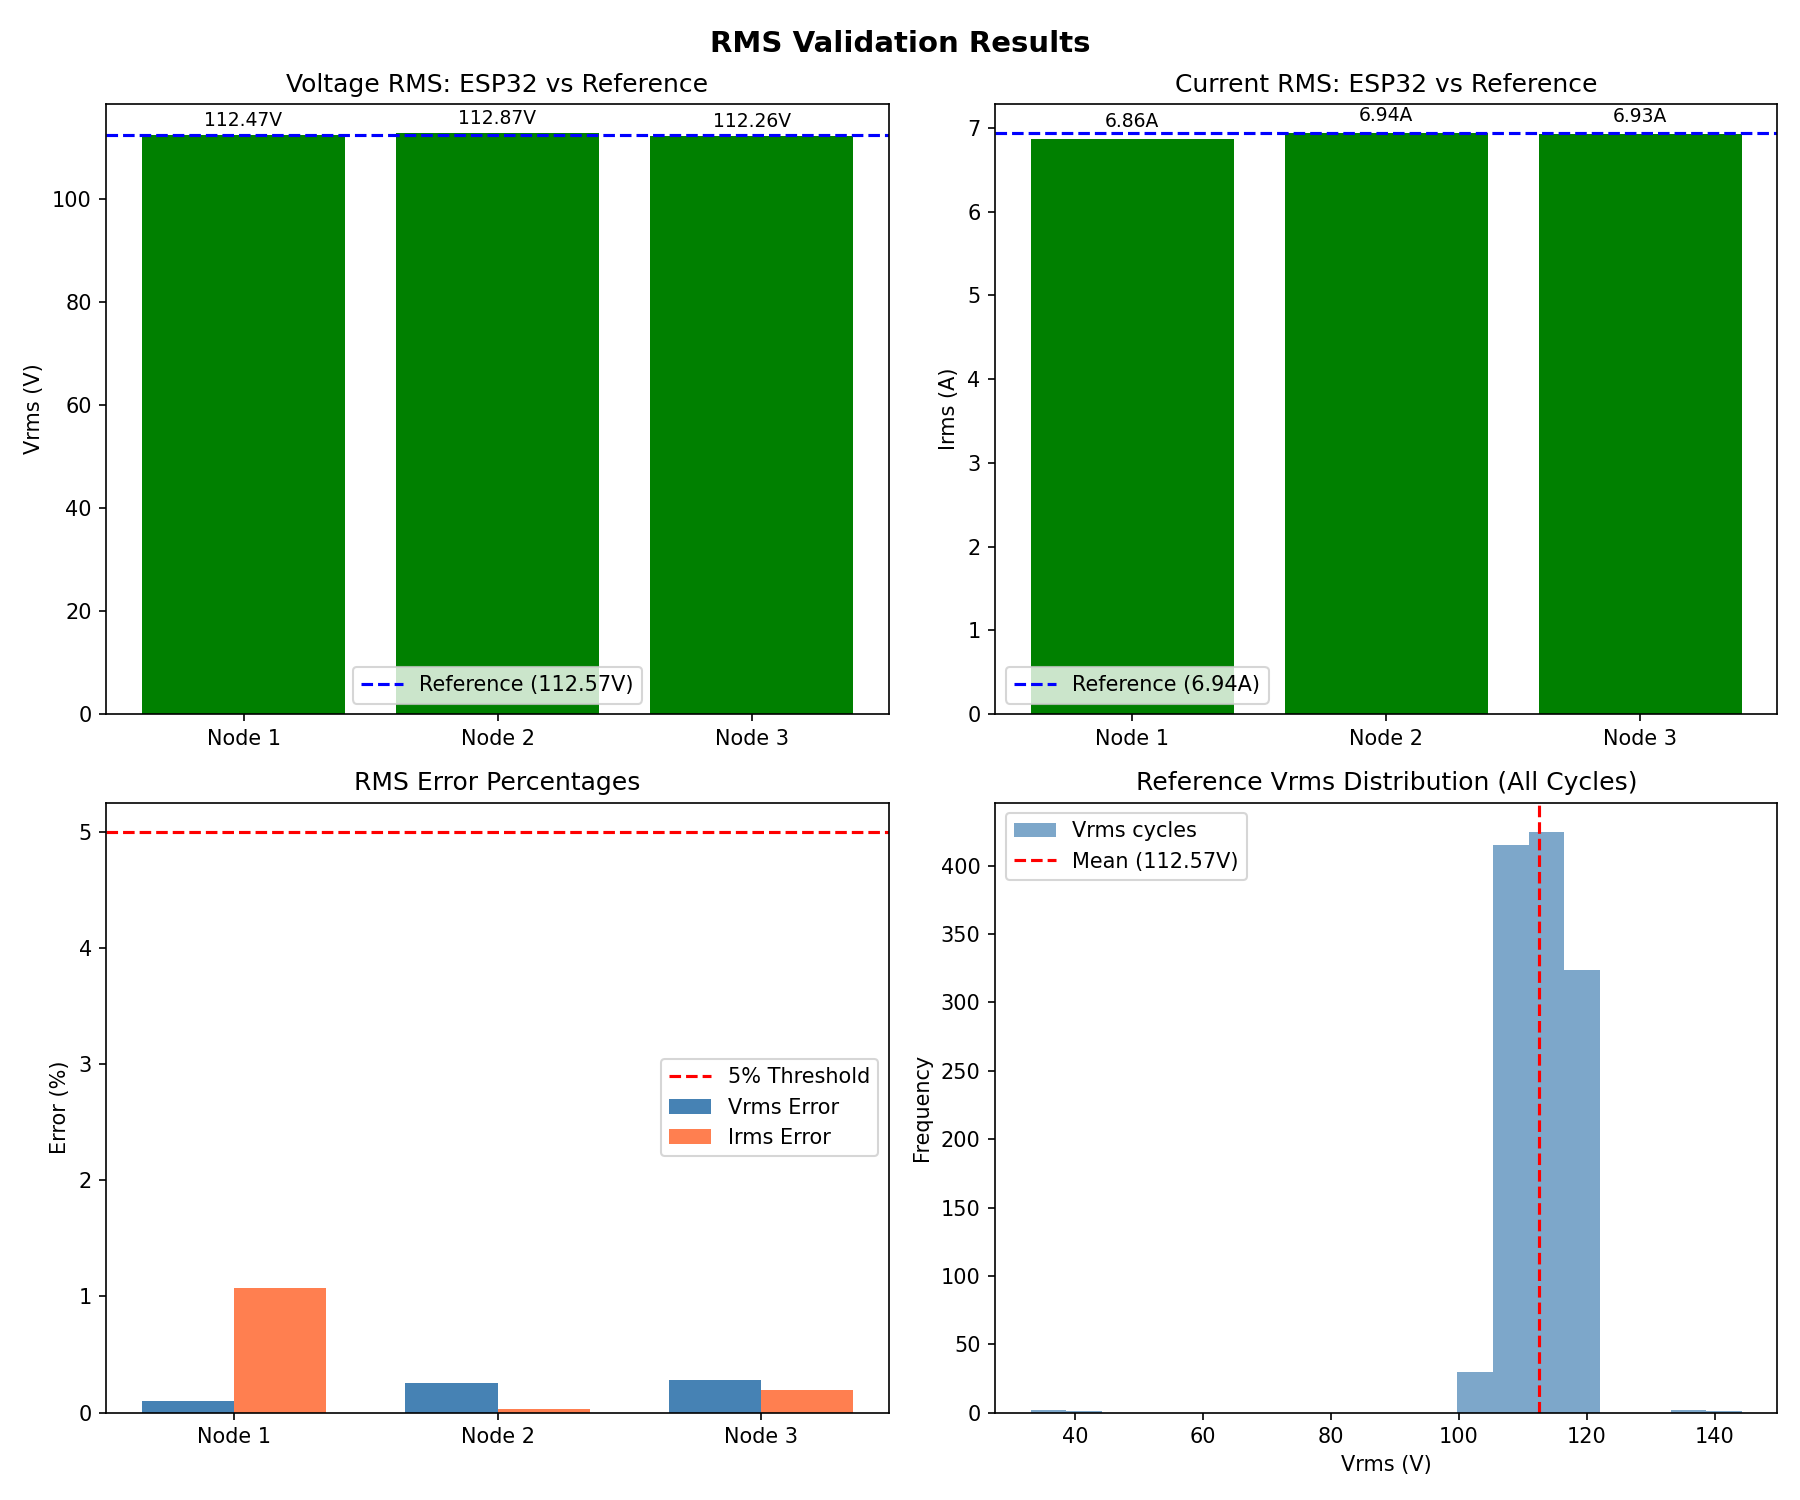

The script that saved this image:
#!/usr/bin/env python3
# ============================================================
# RMS VALIDATION TOOL (ESP32 + Process 2)
# Author: Noridel Herron
# December 2025
#
# Validates RMS calculations from ESP32 nodes against
# Python-calculated reference values from baseline CSV.
# Also validates Process 2 logic (Vpeak, Ipeak, status, power).
# ============================================================

import csv
import math
import os
from statistics import mean
import matplotlib.pyplot as plt

# ==================== FILE PATHS ====================
BASELINE_CSV = "../csv_output/base.csv"
PROCESS2_CSV = "../src_c_code/src/power_monitor.csv"

# ==================== ADC + SCALING (same as ESP32) ====================
ADC_MAX = 4095.0
ADC_MID = ADC_MAX / 2.0
V_SCALE = 170.0 / (ADC_MID * 0.6)
I_SCALE = 0.0244

WINDOW  = 60  # ESP32 RMS window size

# ==================== FAULT THRESHOLDS ====================
V_SAG_LEVEL    = 50.0
V_SWELL_LEVEL  = 130.0
I_OC_LEVEL     = 11.0

VSTATUS_NORMAL = 0
VSTATUS_SAG    = 1
VSTATUS_SWELL  = 2
ISTATUS_NORMAL = 0
ISTATUS_OC     = 1

# ==================== HELPER FUNCTIONS ====================

def expected_vstatus(vrms):
    # Calculate expected voltage status
    if vrms < 0.1:
        return VSTATUS_NORMAL
    if vrms < V_SAG_LEVEL:
        return VSTATUS_SAG
    if vrms > V_SWELL_LEVEL:
        return VSTATUS_SWELL
    return VSTATUS_NORMAL

def expected_istatus(irms):
    # Calculate expected current status
    if irms < 0.1:
        return ISTATUS_NORMAL
    if irms > I_OC_LEVEL:
        return ISTATUS_OC
    return ISTATUS_NORMAL

def load_baseline_csv(filepath):
    # Load baseline ADC samples and convert to physical values
    if not os.path.exists(filepath):
        print(f"[ERROR] Baseline CSV not found: {filepath}")
        return None, None
    
    v_samples = []
    i_samples = []
    
    with open(filepath, newline="") as f:
        reader = csv.reader(f)
        header = next(reader)  # skip header
        
        for row in reader:
            if len(row) < 2:
                continue
            try:
                v_adc = float(row[0])
                i_adc = float(row[1])
                
                # Convert ADC to physical values (same as ESP32)
                v_phys = (v_adc - ADC_MID) * V_SCALE
                i_phys = (i_adc - ADC_MID) * I_SCALE
                
                v_samples.append(v_phys)
                i_samples.append(i_phys)
            except ValueError:
                continue
    
    return v_samples, i_samples

def calculate_reference_rms(v_samples, i_samples, window=WINDOW):
    # Calculate reference RMS values for all complete cycles
    num_cycles = len(v_samples) // window
    
    vrms_values = []
    irms_values = []
    
    for cycle in range(num_cycles):
        start = cycle * window
        end = start + window
        
        v_window = v_samples[start:end]
        i_window = i_samples[start:end]
        
        vrms = math.sqrt(sum(x*x for x in v_window) / window)
        irms = math.sqrt(sum(x*x for x in i_window) / window)
        
        vrms_values.append(vrms)
        irms_values.append(irms)
    
    return vrms_values, irms_values

def load_process2_output(filepath):
    # Load Process 2 CSV output
    if not os.path.exists(filepath):
        print(f"[ERROR] Process 2 CSV not found: {filepath}")
        return None
    
    records = {1: [], 2: [], 3: []}
    
    with open(filepath, newline="") as f:
        reader = csv.DictReader(f)
        for row in reader:
            for n in [1, 2, 3]:
                try:
                    vrms = float(row[f"vrms{n}"])
                    irms = float(row[f"irms{n}"])
                    
                    # Skip initialization records with very low values
                    if vrms < 0.01 and irms < 0.01:
                        continue
                    
                    records[n].append({
                        'vrms': vrms,
                        'irms': irms,
                        'vpeak': float(row[f"vpeak{n}"]),
                        'ipeak': float(row[f"ipeak{n}"]),
                        'vstat': int(row[f"vstat{n}"]),
                        'istat': int(row[f"istat{n}"]),
                        'power': float(row[f"power{n}"])
                    })
                except (ValueError, KeyError):
                    continue
    
    return records

# ==================== MAIN VALIDATION ====================

def main():
    print("===== ESP32 + Process 2 Output Verification=====\n")
    v_samples, i_samples = load_baseline_csv(BASELINE_CSV) # Load Baseline 
    
    # Calculate Reference RMS like ESP
    vrms_ref_all, irms_ref_all = calculate_reference_rms(v_samples, i_samples)
    num_cycles = len(vrms_ref_all)
    print(f"Loaded {len(v_samples)} and calculated {num_cycles} reference cycles")

    # Overall reference (average of all cycles)
    vrms_ref     = mean(vrms_ref_all)
    irms_ref     = mean(irms_ref_all)
    
    vrms_ref_min = min(vrms_ref_all)
    vrms_ref_max = max(vrms_ref_all)
    irms_ref_min = min(irms_ref_all)
    irms_ref_max = max(irms_ref_all)
    
    print(f"\nReference Statistics:")
    print(f"Vrms: avg = {vrms_ref:.2f} V, range = {vrms_ref_min:3.2f} - {vrms_ref_max:3.2f} V")
    print(f"Irms: avg =   {irms_ref:.2f} A, range =  {irms_ref_min:3.2f} - {irms_ref_max:3.2f} A\n")
    
    p2_data = load_process2_output(PROCESS2_CSV) # Load Process 2 Output
    
    total_records = sum(len(p2_data[n]) for n in [1, 2, 3])
    print(f"Loaded {total_records} records from Process 2")
    
    for n in [1, 2, 3]:
        print(f"Node {n}: {len(p2_data[n])} records")
    
    # ==================== ESP32 RMS Validation ====================
    print("ESP32 RMS VALIDATION")
    
    node_results = {}
    
    for n in [1, 2, 3]:
        if not p2_data[n]:
            print(f"\nNode {n}: NO DATA (inactive)")
            continue
        
        vrms_vals = [r['vrms'] for r in p2_data[n]]
        irms_vals = [r['irms'] for r in p2_data[n]]
        
        vrms_avg = mean(vrms_vals)
        irms_avg = mean(irms_vals)
        
        vrms_min = min(vrms_vals)
        vrms_max = max(vrms_vals)
        irms_min = min(irms_vals)
        irms_max = max(irms_vals)
        
        # Calculate error against reference
        v_err = abs(vrms_avg - vrms_ref) / vrms_ref * 100
        i_err = abs(irms_avg - irms_ref) / irms_ref * 100
        
        # Pass/Fail (5% tolerance)
        v_pass = v_err < 5.0
        i_pass = i_err < 5.0
        
        node_results[n] = {
            'vrms_avg': vrms_avg,
            'irms_avg': irms_avg,
            'v_err'   : v_err,
            'i_err'   : i_err,
            'v_pass'  : v_pass,
            'i_pass'  : i_pass,
            'count'   : len(p2_data[n])
        }
        
        print(f"\nNode {n} ({len(p2_data[n])} samples):")
        print(f"  Vrms   : avg = {vrms_avg:.2f} V, range = {vrms_min:.2f} - {vrms_max:.2f} V")
        print(f"  Irms   : avg =   {irms_avg:.2f} A, range = {irms_min:.2f} - {irms_max:.2f} A")
        print(f"  V error: {v_err:.2f} % {'PASS' if v_pass else 'FAIL'}")
        print(f"  I error: {i_err:.2f} % {'PASS' if i_pass else 'FAIL'}")
    
    # ==================== Process 2 Logic Validation ====================
    print("PROCESS 2 LOGIC VALIDATION")
    
    for n in [1, 2, 3]:
        if not p2_data[n]:
            continue
        
        vpeak_ok = 0
        ipeak_ok = 0
        vstat_ok = 0
        istat_ok = 0
        power_ok = 0
        total = len(p2_data[n])
        
        for rec in p2_data[n]:
            vrms = rec['vrms']
            irms = rec['irms']
            
            # Vpeak = Vrms * sqrt(2)
            expected_vpeak = vrms * 1.414213562
            if abs(rec['vpeak'] - expected_vpeak) / max(expected_vpeak, 0.001) < 0.001:
                vpeak_ok += 1
            
            # Ipeak = Irms * sqrt(2)
            expected_ipeak = irms * 1.414213562
            if abs(rec['ipeak'] - expected_ipeak) / max(expected_ipeak, 0.001) < 0.001:
                ipeak_ok += 1
            
            # Voltage status
            if rec['vstat'] == expected_vstatus(vrms):
                vstat_ok += 1
            
            # Current status
            if rec['istat'] == expected_istatus(irms):
                istat_ok += 1
            
            # Power = Vrms * Irms
            expected_power = vrms * irms
            if abs(rec['power'] - expected_power) / max(expected_power, 0.001) < 0.001:
                power_ok += 1
        
        print(f"\nNode {n}:")
        print(f"  Vpeak calculation: {vpeak_ok}/{total} ({100*vpeak_ok/total:.1f}%)")
        print(f"  Ipeak calculation: {ipeak_ok}/{total} ({100*ipeak_ok/total:.1f}%)")
        print(f"  Voltage status   : {vstat_ok}/{total} ({100*vstat_ok/total:.1f}%)")
        print(f"  Current status   : {istat_ok}/{total} ({100*istat_ok/total:.1f}%)")
        print(f"  Power calculation: {power_ok}/{total} ({100*power_ok/total:.1f}%)")
    
    # ==================== Generate Plot ====================
    if not node_results:
        print("\n[WARNING] No active nodes to plot")
        return
    
    fig, axes = plt.subplots(2, 2, figsize=(12, 10))
    fig.suptitle("RMS Validation Results", fontsize=14, fontweight='bold')
    
    # Plot 1: Vrms Comparison
    ax1          = axes[0, 0]
    active_nodes = [n for n in [1, 2, 3] if n in node_results]
    node_labels  = [f"Node {n}" for n in active_nodes]
    vrms_avgs    = [node_results[n]['vrms_avg'] for n in active_nodes]
    
    bars1 = ax1.bar(node_labels, vrms_avgs, color=['green' if node_results[n]['v_pass'] else 'red' for n in active_nodes])
    ax1.axhline(vrms_ref, color='blue', linestyle='--', label=f'Reference ({vrms_ref:.2f}V)')
    ax1.set_ylabel("Vrms (V)")
    ax1.set_title("Voltage RMS: ESP32 vs Reference")
    ax1.legend()
    
    # Add value labels on bars
    for bar, val in zip(bars1, vrms_avgs):
        ax1.text(bar.get_x() + bar.get_width()/2, bar.get_height() + 1,
                f'{val:.2f}V', ha='center', va='bottom', fontsize=9)
    
    # Plot 2: Irms Comparison
    ax2 = axes[0, 1]
    irms_avgs = [node_results[n]['irms_avg'] for n in active_nodes]
    
    bars2 = ax2.bar(node_labels, irms_avgs, color=['green' if node_results[n]['i_pass'] else 'red' for n in active_nodes])
    ax2.axhline(irms_ref, color='blue', linestyle='--', label=f'Reference ({irms_ref:.2f}A)')
    ax2.set_ylabel("Irms (A)")
    ax2.set_title("Current RMS: ESP32 vs Reference")
    ax2.legend()
    
    for bar, val in zip(bars2, irms_avgs):
        ax2.text(bar.get_x() + bar.get_width()/2, bar.get_height() + 0.1,
                f'{val:.2f}A', ha='center', va='bottom', fontsize=9)
    
    # Plot 3: Error Percentages
    ax3 = axes[1, 0]
    v_errors = [node_results[n]['v_err'] for n in active_nodes]
    i_errors = [node_results[n]['i_err'] for n in active_nodes]
    
    x = range(len(active_nodes))
    width = 0.35
    ax3.bar([i - width/2 for i in x], v_errors, width, label='Vrms Error', color='steelblue')
    ax3.bar([i + width/2 for i in x], i_errors, width, label='Irms Error', color='coral')
    ax3.axhline(5.0, color='red', linestyle='--', label='5% Threshold')
    ax3.set_ylabel("Error (%)")
    ax3.set_title("RMS Error Percentages")
    ax3.set_xticks(x)
    ax3.set_xticklabels(node_labels)
    ax3.legend()
    
    # Plot 4: Reference RMS Distribution
    ax4 = axes[1, 1]
    ax4.hist(vrms_ref_all, bins=20, alpha=0.7, label='Vrms cycles', color='steelblue')
    ax4.axvline(vrms_ref, color='red', linestyle='--', label=f'Mean ({vrms_ref:.2f}V)')
    ax4.set_xlabel("Vrms (V)")
    ax4.set_ylabel("Frequency")
    ax4.set_title("Reference Vrms Distribution (All Cycles)")
    ax4.legend()
    
    plt.tight_layout()
    plt.savefig("validator.png", dpi=150)
    plt.show()
    
    # ==================== Final Summary ====================
    print("\n ===== FINAL SUMMARY =====")
    
    all_pass = True
    
    print(f"\nReference Values:")
    print(f"  Vrms = {vrms_ref:.2f}V")
    print(f"  Irms =   {irms_ref:.2f}A")
    
    print(f"\nNode Results:")
    for n in active_nodes:
        v_status = "PASS" if node_results[n]['v_pass'] else "FAIL"
        i_status = "PASS" if node_results[n]['i_pass'] else "FAIL"
        
        print(f"  Node {n}: Vrms = {node_results[n]['vrms_avg']:.2f} V ({node_results[n]['v_err']:.2f} %) {v_status}")
        print(f"          Irms =   {node_results[n]['irms_avg']:.2f} A ({node_results[n]['i_err']:.2f} %) {i_status}")
        
        if not (node_results[n]['v_pass'] and node_results[n]['i_pass']):
            all_pass = False
    
    if all_pass:
        print("\nVALIDATION PASSED - All ESP32 nodes within 5% tolerance")
    else:
        print("\nVALIDATION FAILED - Some nodes exceed 5% error threshold")

if __name__ == "__main__":
    main()
